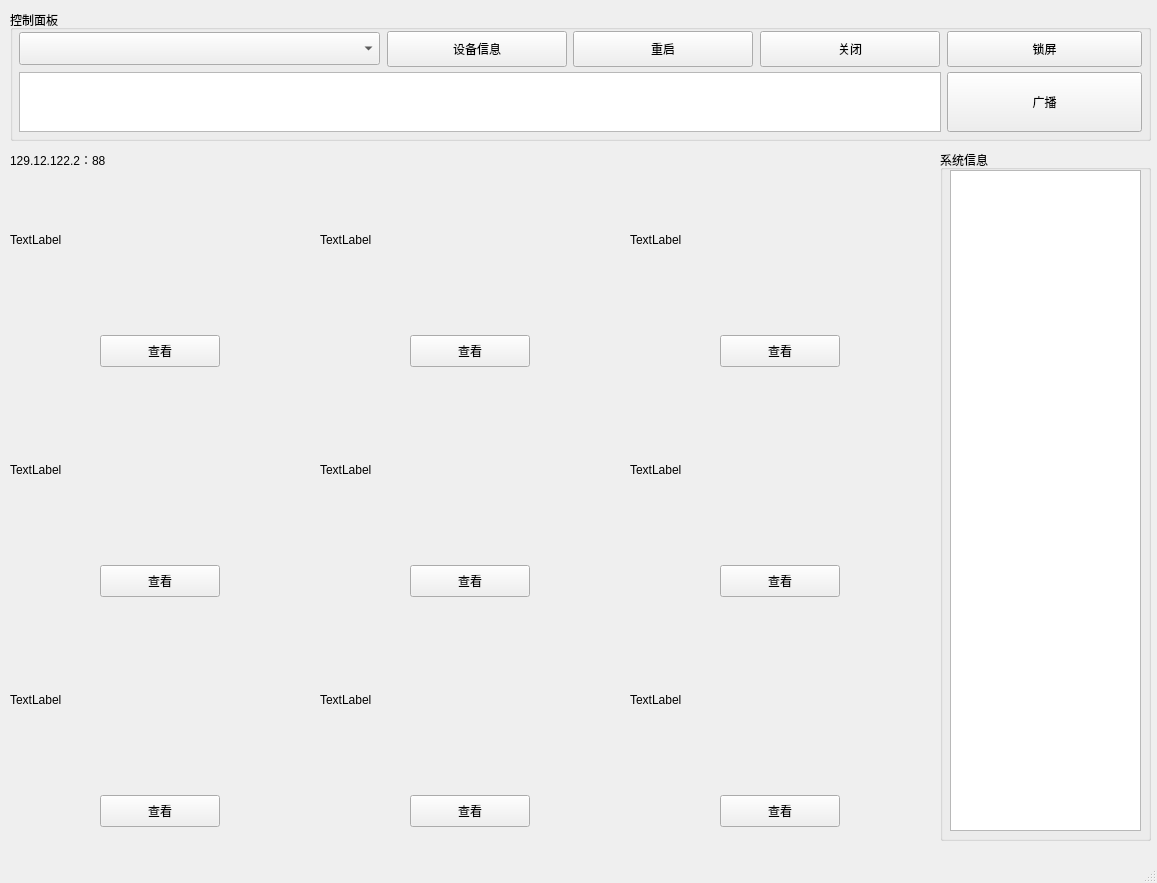
<?xml version="1.0" encoding="UTF-8"?>
<ui version="4.0">
 <class>MainWindow</class>
 <widget class="QMainWindow" name="MainWindow">
  <property name="geometry">
   <rect>
    <x>0</x>
    <y>0</y>
    <width>1157</width>
    <height>883</height>
   </rect>
  </property>
  <property name="windowTitle">
   <string>MainWindow</string>
  </property>
  <widget class="QWidget" name="centralwidget">
   <widget class="QGroupBox" name="groupBox">
    <property name="geometry">
     <rect>
      <x>10</x>
      <y>10</y>
      <width>1141</width>
      <height>131</height>
     </rect>
    </property>
    <property name="title">
     <string>控制面板</string>
    </property>
    <widget class="QPushButton" name="pushButton_2">
     <property name="enabled">
      <bool>true</bool>
     </property>
     <property name="geometry">
      <rect>
       <x>750</x>
       <y>21</y>
       <width>180</width>
       <height>36</height>
      </rect>
     </property>
     <property name="text">
      <string>关闭</string>
     </property>
    </widget>
    <widget class="QPushButton" name="pushButton_3">
     <property name="geometry">
      <rect>
       <x>937</x>
       <y>21</y>
       <width>195</width>
       <height>36</height>
      </rect>
     </property>
     <property name="text">
      <string>锁屏</string>
     </property>
    </widget>
    <widget class="QPlainTextEdit" name="plainTextEdit">
     <property name="geometry">
      <rect>
       <x>9</x>
       <y>62</y>
       <width>922</width>
       <height>60</height>
      </rect>
     </property>
    </widget>
    <widget class="QPushButton" name="pushButton_4">
     <property name="geometry">
      <rect>
       <x>937</x>
       <y>62</y>
       <width>195</width>
       <height>60</height>
      </rect>
     </property>
     <property name="text">
      <string>广播</string>
     </property>
    </widget>
    <widget class="QComboBox" name="comboBox">
     <property name="geometry">
      <rect>
       <x>9</x>
       <y>22</y>
       <width>361</width>
       <height>33</height>
      </rect>
     </property>
     <property name="font">
      <font>
       <pointsize>12</pointsize>
      </font>
     </property>
    </widget>
    <widget class="QPushButton" name="pushButton_5">
     <property name="geometry">
      <rect>
       <x>377</x>
       <y>21</y>
       <width>180</width>
       <height>36</height>
      </rect>
     </property>
     <property name="text">
      <string>设备信息</string>
     </property>
    </widget>
    <widget class="QPushButton" name="pushButton">
     <property name="geometry">
      <rect>
       <x>563</x>
       <y>21</y>
       <width>180</width>
       <height>36</height>
      </rect>
     </property>
     <property name="text">
      <string>重启</string>
     </property>
    </widget>
   </widget>
   <widget class="QGroupBox" name="groupBox_2">
    <property name="geometry">
     <rect>
      <x>940</x>
      <y>150</y>
      <width>211</width>
      <height>691</height>
     </rect>
    </property>
    <property name="title">
     <string>系统信息</string>
    </property>
    <widget class="QTextBrowser" name="textBrowser">
     <property name="geometry">
      <rect>
       <x>10</x>
       <y>20</y>
       <width>191</width>
       <height>661</height>
      </rect>
     </property>
    </widget>
   </widget>
   <widget class="QLabel" name="video_2">
    <property name="geometry">
     <rect>
      <x>320</x>
      <y>150</y>
      <width>300</width>
      <height>180</height>
     </rect>
    </property>
    <property name="text">
     <string>TextLabel</string>
    </property>
   </widget>
   <widget class="QLabel" name="video_3">
    <property name="geometry">
     <rect>
      <x>630</x>
      <y>150</y>
      <width>300</width>
      <height>180</height>
     </rect>
    </property>
    <property name="text">
     <string>TextLabel</string>
    </property>
   </widget>
   <widget class="QLabel" name="video_1">
    <property name="geometry">
     <rect>
      <x>10</x>
      <y>150</y>
      <width>300</width>
      <height>180</height>
     </rect>
    </property>
    <property name="text">
     <string>TextLabel</string>
    </property>
   </widget>
   <widget class="QPushButton" name="pushButton_6">
    <property name="geometry">
     <rect>
      <x>100</x>
      <y>335</y>
      <width>120</width>
      <height>32</height>
     </rect>
    </property>
    <property name="text">
     <string>查看</string>
    </property>
   </widget>
   <widget class="QPushButton" name="pushButton_7">
    <property name="geometry">
     <rect>
      <x>410</x>
      <y>335</y>
      <width>120</width>
      <height>32</height>
     </rect>
    </property>
    <property name="text">
     <string>查看</string>
    </property>
   </widget>
   <widget class="QPushButton" name="pushButton_8">
    <property name="geometry">
     <rect>
      <x>720</x>
      <y>335</y>
      <width>120</width>
      <height>32</height>
     </rect>
    </property>
    <property name="text">
     <string>查看</string>
    </property>
    <property name="iconSize">
     <size>
      <width>16</width>
      <height>16</height>
     </size>
    </property>
   </widget>
   <widget class="QLabel" name="tag_1">
    <property name="geometry">
     <rect>
      <x>10</x>
      <y>150</y>
      <width>121</width>
      <height>20</height>
     </rect>
    </property>
    <property name="text">
     <string>129.12.122.2：88</string>
    </property>
   </widget>
   <widget class="QPushButton" name="pushButton_9">
    <property name="geometry">
     <rect>
      <x>100</x>
      <y>565</y>
      <width>120</width>
      <height>32</height>
     </rect>
    </property>
    <property name="text">
     <string>查看</string>
    </property>
   </widget>
   <widget class="QPushButton" name="pushButton_10">
    <property name="geometry">
     <rect>
      <x>410</x>
      <y>565</y>
      <width>120</width>
      <height>32</height>
     </rect>
    </property>
    <property name="text">
     <string>查看</string>
    </property>
    <property name="iconSize">
     <size>
      <width>16</width>
      <height>16</height>
     </size>
    </property>
   </widget>
   <widget class="QPushButton" name="pushButton_11">
    <property name="geometry">
     <rect>
      <x>720</x>
      <y>565</y>
      <width>120</width>
      <height>32</height>
     </rect>
    </property>
    <property name="text">
     <string>查看</string>
    </property>
   </widget>
   <widget class="QPushButton" name="pushButton_12">
    <property name="geometry">
     <rect>
      <x>100</x>
      <y>795</y>
      <width>120</width>
      <height>32</height>
     </rect>
    </property>
    <property name="text">
     <string>查看</string>
    </property>
   </widget>
   <widget class="QPushButton" name="pushButton_13">
    <property name="geometry">
     <rect>
      <x>410</x>
      <y>795</y>
      <width>120</width>
      <height>32</height>
     </rect>
    </property>
    <property name="text">
     <string>查看</string>
    </property>
    <property name="iconSize">
     <size>
      <width>16</width>
      <height>16</height>
     </size>
    </property>
   </widget>
   <widget class="QPushButton" name="pushButton_14">
    <property name="geometry">
     <rect>
      <x>720</x>
      <y>795</y>
      <width>120</width>
      <height>32</height>
     </rect>
    </property>
    <property name="text">
     <string>查看</string>
    </property>
   </widget>
   <widget class="QLabel" name="video_4">
    <property name="enabled">
     <bool>true</bool>
    </property>
    <property name="geometry">
     <rect>
      <x>10</x>
      <y>380</y>
      <width>300</width>
      <height>180</height>
     </rect>
    </property>
    <property name="sizePolicy">
     <sizepolicy hsizetype="Fixed" vsizetype="Fixed">
      <horstretch>0</horstretch>
      <verstretch>0</verstretch>
     </sizepolicy>
    </property>
    <property name="text">
     <string>TextLabel</string>
    </property>
   </widget>
   <widget class="QLabel" name="video_8">
    <property name="geometry">
     <rect>
      <x>320</x>
      <y>610</y>
      <width>300</width>
      <height>180</height>
     </rect>
    </property>
    <property name="text">
     <string>TextLabel</string>
    </property>
   </widget>
   <widget class="QLabel" name="video_6">
    <property name="geometry">
     <rect>
      <x>630</x>
      <y>380</y>
      <width>300</width>
      <height>180</height>
     </rect>
    </property>
    <property name="text">
     <string>TextLabel</string>
    </property>
   </widget>
   <widget class="QLabel" name="video_7">
    <property name="geometry">
     <rect>
      <x>10</x>
      <y>610</y>
      <width>300</width>
      <height>180</height>
     </rect>
    </property>
    <property name="text">
     <string>TextLabel</string>
    </property>
   </widget>
   <widget class="QLabel" name="video_5">
    <property name="geometry">
     <rect>
      <x>320</x>
      <y>380</y>
      <width>300</width>
      <height>180</height>
     </rect>
    </property>
    <property name="text">
     <string>TextLabel</string>
    </property>
   </widget>
   <widget class="QLabel" name="video_9">
    <property name="geometry">
     <rect>
      <x>630</x>
      <y>610</y>
      <width>300</width>
      <height>180</height>
     </rect>
    </property>
    <property name="text">
     <string>TextLabel</string>
    </property>
   </widget>
  </widget>
  <widget class="QMenuBar" name="menubar">
   <property name="geometry">
    <rect>
     <x>0</x>
     <y>0</y>
     <width>1157</width>
     <height>23</height>
    </rect>
   </property>
  </widget>
  <widget class="QStatusBar" name="statusbar"/>
 </widget>
 <resources/>
 <connections/>
</ui>
